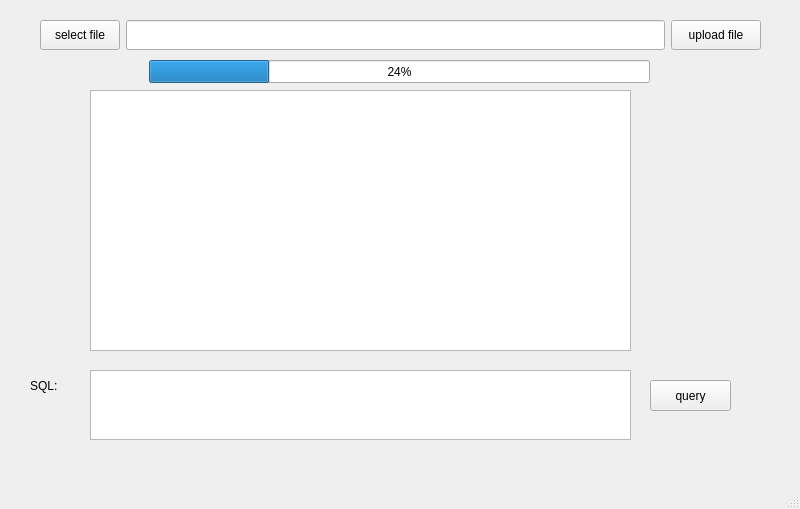
<?xml version="1.0" encoding="UTF-8"?>
<ui version="4.0">
 <class>clientMain</class>
 <widget class="QMainWindow" name="clientMain">
  <property name="geometry">
   <rect>
    <x>0</x>
    <y>0</y>
    <width>800</width>
    <height>509</height>
   </rect>
  </property>
  <property name="windowTitle">
   <string>clientMain</string>
  </property>
  <widget class="QWidget" name="centralwidget">
   <widget class="QWidget" name="horizontalLayoutWidget">
    <property name="geometry">
     <rect>
      <x>40</x>
      <y>20</y>
      <width>721</width>
      <height>30</height>
     </rect>
    </property>
    <layout class="QHBoxLayout" name="horizontalLayout">
     <item>
      <widget class="QPushButton" name="pushButton_scanCsvFile">
       <property name="sizePolicy">
        <sizepolicy hsizetype="Minimum" vsizetype="Preferred">
         <horstretch>0</horstretch>
         <verstretch>0</verstretch>
        </sizepolicy>
       </property>
       <property name="minimumSize">
        <size>
         <width>80</width>
         <height>0</height>
        </size>
       </property>
       <property name="text">
        <string>select file</string>
       </property>
      </widget>
     </item>
     <item>
      <widget class="QLineEdit" name="lineEdit_csvFile">
       <property name="sizePolicy">
        <sizepolicy hsizetype="MinimumExpanding" vsizetype="Preferred">
         <horstretch>0</horstretch>
         <verstretch>0</verstretch>
        </sizepolicy>
       </property>
      </widget>
     </item>
     <item>
      <widget class="QPushButton" name="pushButton_uploadFile">
       <property name="sizePolicy">
        <sizepolicy hsizetype="Minimum" vsizetype="Preferred">
         <horstretch>0</horstretch>
         <verstretch>0</verstretch>
        </sizepolicy>
       </property>
       <property name="minimumSize">
        <size>
         <width>90</width>
         <height>0</height>
        </size>
       </property>
       <property name="text">
        <string>upload file</string>
       </property>
      </widget>
     </item>
    </layout>
   </widget>
   <widget class="QLabel" name="label">
    <property name="geometry">
     <rect>
      <x>30</x>
      <y>370</y>
      <width>28</width>
      <height>31</height>
     </rect>
    </property>
    <property name="text">
     <string>SQL:</string>
    </property>
   </widget>
   <widget class="QPushButton" name="pushButton_sqlQuery">
    <property name="geometry">
     <rect>
      <x>650</x>
      <y>380</y>
      <width>81</width>
      <height>31</height>
     </rect>
    </property>
    <property name="text">
     <string>query</string>
    </property>
   </widget>
   <widget class="QPlainTextEdit" name="plainTextEdit_sqlQuery">
    <property name="geometry">
     <rect>
      <x>90</x>
      <y>370</y>
      <width>541</width>
      <height>70</height>
     </rect>
    </property>
   </widget>
   <widget class="QTableView" name="tableView">
    <property name="geometry">
     <rect>
      <x>90</x>
      <y>90</y>
      <width>541</width>
      <height>261</height>
     </rect>
    </property>
   </widget>
   <widget class="QProgressBar" name="progressBar">
    <property name="geometry">
     <rect>
      <x>149</x>
      <y>60</y>
      <width>501</width>
      <height>23</height>
     </rect>
    </property>
    <property name="value">
     <number>24</number>
    </property>
   </widget>
  </widget>
  <widget class="QMenuBar" name="menubar">
   <property name="geometry">
    <rect>
     <x>0</x>
     <y>0</y>
     <width>800</width>
     <height>25</height>
    </rect>
   </property>
  </widget>
  <widget class="QStatusBar" name="statusbar"/>
 </widget>
 <resources/>
 <connections/>
</ui>
